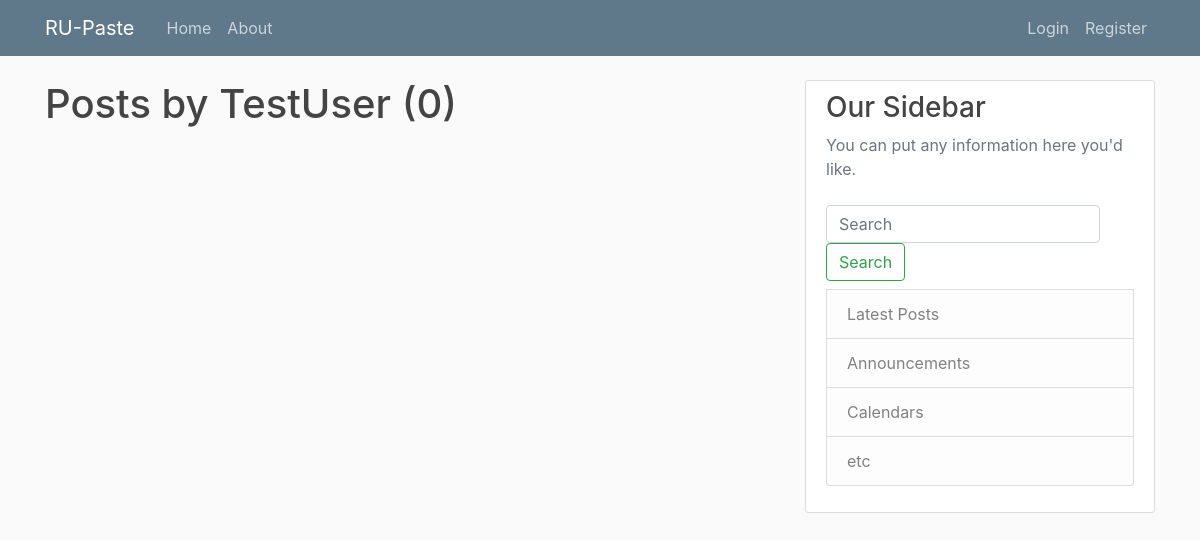
The app's page /user/TestUser, older data.
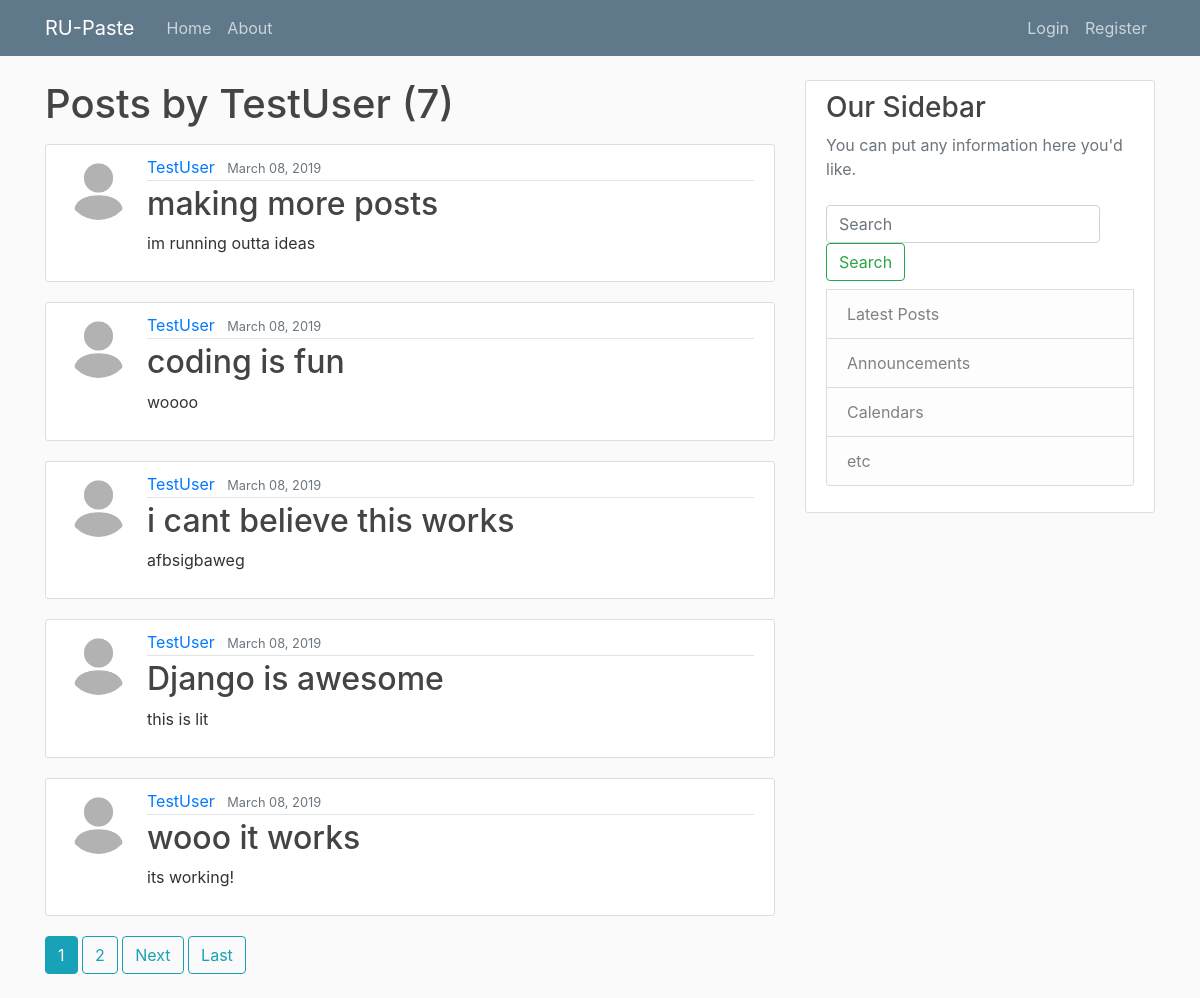
The same page, newer data.
### blog/models.py (models this page shows, shortened)
class Post(models.Model):
    title = models.CharField(max_length=100)
    content = models.TextField()
    date_posted = models.DateTimeField(default=timezone.now)
    date_expired = models.DateTimeField(auto_now=False, auto_now_add=False, blank=True, default='2020-01-01')
    private = models.BooleanField(default=False)
    author = models.ForeignKey(User, on_delete=models.CASCADE)

### users/models.py (models this page shows, shortened)
class Profile(models.Model):
    user = models.OneToOneField(User, on_delete=models.CASCADE)
    image = models.ImageField(default='default.jpg', upload_to='profile_pics')

### blog/views.py (the view)
# urls.py: path('user/<str:username>', UserPostListView.as_view(), name='user-posts'),
class UserPostListView(ListView):
    model = Post
    template_name= 'blog/user_posts.html'
    context_object_name = 'posts'
    paginate_by = 5
    def get_queryset(self):
        user = get_object_or_404(User, username=self.kwargs.get('username'))
        return Post.objects.filter(Q(author=user)).order_by('-date_posted')

### blog/templates/blog/user_posts.html (shortened to what this page needs)
{% extends "blog/base.html" %}
{% block content %}
  <h1 class="mb-3">Posts by {{ view.kwargs.username }} ({{ page_obj.paginator.count }}) </h1>
    {% for post in posts %}
        <article class="media content-section">
          <img class="rounded-circle article-img" src="{{ post.author.profile.image.url }}">
          <div class="media-body">
            <div class="article-metadata">
              <a class="mr-2" href="{% url 'user-posts' post.author.username %}">{{ post.author }}</a>
              <small class="text-muted">{{ post.date_posted|date:"F d, Y" }}</small>
            </div>
            <h2><a class="article-title" href="{% url 'post-detail' post.id %}">{{ post.title }}</a></h2>
            <p class="article-content">{{ post.content }}</p>
          </div>
        </article>
    {% endfor %}
    {% if is_paginated %}
      {% for num in page_obj.paginator.page_range %}
        {% if page_obj.number == num %}
          <a class="btn btn-info mb-4" href="?page={{ num }}">{{ num }}</a>
        {% elif num > page_obj.number|add:'-3'  and num < page_obj.number|add:'3' %}
          <a class="btn btn-outline-info mb-4" href="?page={{ num }} ">{{ num }}</a>
        {%  endif %}
      {% endfor %}
      {% if page_obj.has_next %}
        <a class="btn btn-outline-info mb-4" href="?page={{ page_obj.next_page_number }}">Next</a>
        <a class="btn btn-outline-info mb-4" href="?page={{ page_obj.paginator.num_pages }}">Last</a>
      {% endif %}
    {% endif %}
{% endblock content%}

### blog/templates/blog/base.html (shortened to what this page needs)
{% load static %}
<!DOCTYPE html>
<html>
<head>
    <link rel="stylesheet" href="https://stackpath.bootstrapcdn.com/bootstrap/4.3.1/css/bootstrap.min.css">
    <link rel="stylesheet" type="text/css" href="{% static 'blog/main.css' %}">
</head>
<body>
    <header class="site-header">
      <nav class="navbar navbar-expand-md navbar-dark bg-steel fixed-top">
        <div class="container">
          <a class="navbar-brand mr-4" href="{% url 'blog-home' %}">RU-Paste</a>
          <div class="collapse navbar-collapse" id="navbarToggle">
            <div class="navbar-nav mr-auto">
              <a class="nav-item nav-link" href="{% url 'blog-home' %}">Home</a>
              <a class="nav-item nav-link" href="{% url 'blog-about' %}">About</a>
            </div>
            <div class="navbar-nav">
              {% if user.is_authenticated %}
                <a class="nav-item nav-link" href="{% url 'post-create' %}">New Paste</a>
                <a class="nav-item nav-link" href="{% url 'profile' %}">Profile</a>
                <a class="nav-item nav-link" href="{% url 'logout' %}">Logout</a>
              {% else %}
                <a class="nav-item nav-link" href="{% url 'login' %}">Login</a>
                <a class="nav-item nav-link" href="{% url 'register' %}">Register</a>
              {% endif %}
            </div>
          </div>
        </div>
      </nav>
    </header>
    <main role="main" class="container">
      <div class="row">
        <div class="col-md-8">
          {% block content %}{% endblock %}
        </div>
        <div class="col-md-4">
          <div class="content-section">
            <h3>Our Sidebar</h3>
            <p class='text-muted'>You can put any information here you'd like.
              <ul class="list-group">
                <form method='GET' action='' class="form-inline my-2 my-lg-2">
                  <input name='search' class="form-control mr-sm-2" type="search" placeholder="Search" aria-label="Search">
                  <button class="btn btn-outline-success my-2 my-sm-0" type="submit" value>Search</button>
                </form>
                <li class="list-group-item list-group-item-light">Latest Posts</li>
                <li class="list-group-item list-group-item-light">Announcements</li>
                <li class="list-group-item list-group-item-light">Calendars</li>
                <li class="list-group-item list-group-item-light">etc</li>
              </ul>
            </p>
          </div>
        </div>
      </div>
    </main>
</body>
</html>

### blog/static/blog/main.css (style rules this page uses)
body { background: #fafafa; color: #333333; margin-top: 5rem; }
h1, h2, h3, h4, h5, h6 { color: #444444; }
ul { margin: 0; }
.bg-steel { background-color: #5f788a; }
.site-header .navbar-nav .nav-link { color: #cbd5db; }
.content-section { background: #ffffff; padding: 10px 20px; border: 1px solid #dddddd; border-radius: 3px; margin-bottom: 20px; }
.article-title { color: #444444; }
.article-content { white-space: pre-line; }
.article-img { height: 65px; width: 65px; margin-right: 16px; }
.article-metadata { padding-bottom: 1px; margin-bottom: 4px; border-bottom: 1px solid #e3e3e3 }

Row changes from the older to the newer data that the page shows:
added Post: author.profile.image (placeholder picture), author "TestUser", date_posted "March 08, 2019", title "making more posts", content "im running outta ideas"
added Post: author.profile.image (placeholder picture), author "TestUser", date_posted "March 08, 2019", title "coding is fun", content "woooo"
added Post: author.profile.image (placeholder picture), author "TestUser", date_posted "March 08, 2019", title "i cant believe this works", content "afbsigbaweg"
added Post: author.profile.image (placeholder picture), author "TestUser", date_posted "March 08, 2019", title "Django is awesome", content "this is lit"
added Post: author.profile.image (placeholder picture), author "TestUser", date_posted "March 08, 2019", title "wooo it works", content "its working!"
Text that changed along with them:
{{ page_obj.paginator.count }}: "0" → "7"
new list line: "1"
new list line: "2"
text now shown: "Next Last"
